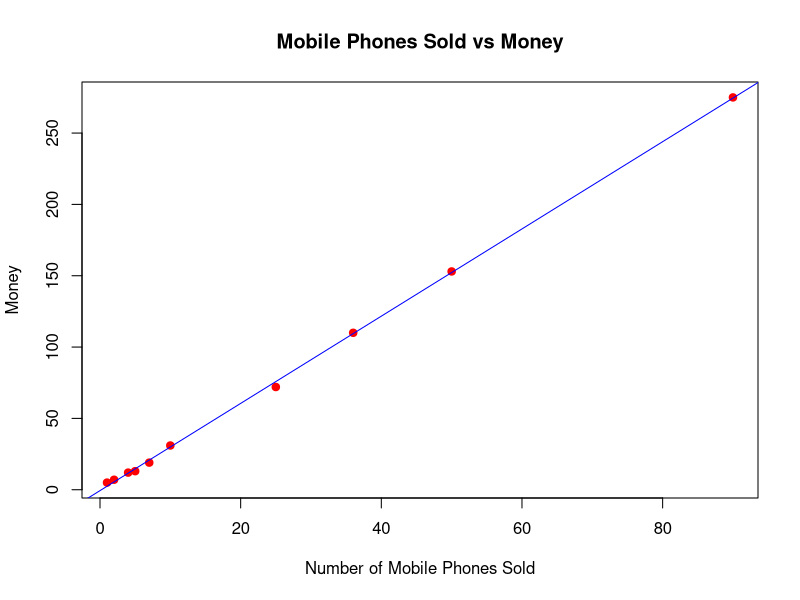

Source code (R):
x <- c(4, 1, 5, 7, 10, 2, 50, 25, 90, 36)       # phones sold
y <- c(12, 5, 13, 19, 31, 7, 153, 72, 275, 110) # money

plot(x, y,
     main = "Mobile Phones Sold vs Money",
     xlab = "Number of Mobile Phones Sold",
     ylab = "Money",
     pch = 19, col = "red")
abline(lm(y ~ x), col = "blue")   # optional trend line
